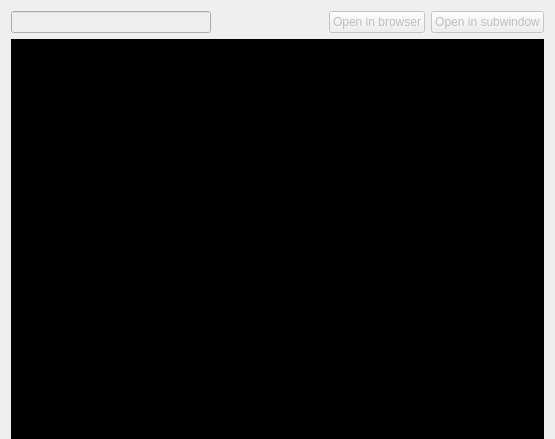
      <widget class="QWidget" name="pageStimuli_delivery">
       <layout class="QGridLayout" name="gridLayout_2" rowstretch="0,1">
        <property name="bottomMargin">
         <number>0</number>
        </property>
        <item row="1" column="0" colspan="2">
         <widget class="QWidget" name="widget_3" native="true">
          <layout class="QGridLayout" name="gridLayout_26">
           <property name="leftMargin">
            <number>0</number>
           </property>
           <property name="topMargin">
            <number>0</number>
           </property>
           <property name="rightMargin">
            <number>0</number>
           </property>
           <property name="bottomMargin">
            <number>0</number>
           </property>
           <property name="spacing">
            <number>0</number>
           </property>
           <item row="0" column="0">
            <widget class="QMdiArea" name="mdiArea_stimuli">
             <property name="background">
              <brush brushstyle="SolidPattern">
               <color alpha="255">
                <red>0</red>
                <green>0</green>
                <blue>0</blue>
               </color>
              </brush>
             </property>
            </widget>
           </item>
          </layout>
         </widget>
        </item>
        <item row="0" column="0" colspan="2">
         <layout class="QHBoxLayout" name="horizontalLayout_4">
          <item>
           <widget class="QLineEdit" name="lineEdit_stimuli_ip">
            <property name="enabled">
             <bool>false</bool>
            </property>
            <property name="minimumSize">
             <size>
              <width>200</width>
              <height>0</height>
             </size>
            </property>
            <property name="maximumSize">
             <size>
              <width>200</width>
              <height>16777215</height>
             </size>
            </property>
            <property name="text">
             <string/>
            </property>
            <property name="readOnly">
             <bool>true</bool>
            </property>
           </widget>
          </item>
          <item>
           <spacer name="horizontalSpacer_13">
            <property name="orientation">
             <enum>Qt::Horizontal</enum>
            </property>
            <property name="sizeHint" stdset="0">
             <size>
              <width>40</width>
              <height>20</height>
             </size>
            </property>
           </spacer>
          </item>
          <item>
           <widget class="QPushButton" name="pushButton_stimuli_browser">
            <property name="enabled">
             <bool>false</bool>
            </property>
            <property name="text">
             <string>Open in browser</string>
            </property>
           </widget>
          </item>
          <item>
           <widget class="QPushButton" name="pushButton_stimuli_subwindow">
            <property name="enabled">
             <bool>false</bool>
            </property>
            <property name="text">
             <string>Open in subwindow</string>
            </property>
           </widget>
          </item>
         </layout>
        </item>
       </layout>
      </widget>
